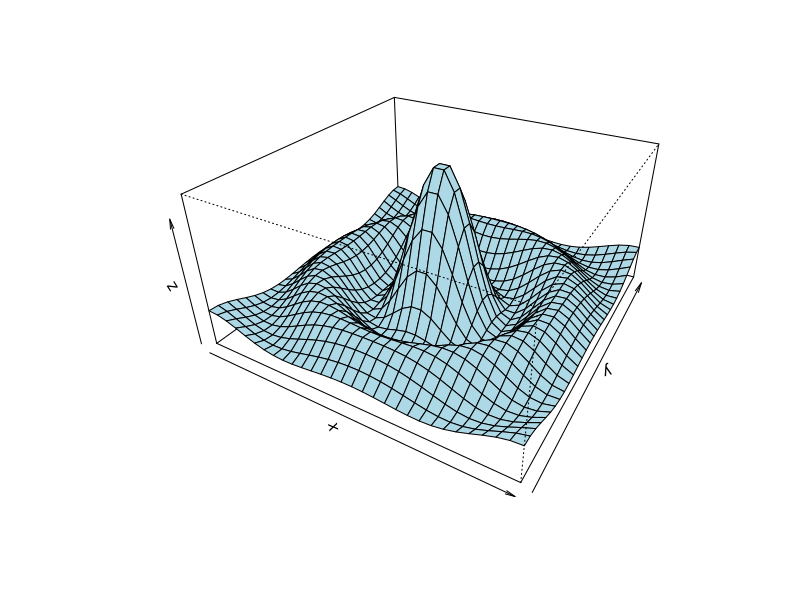
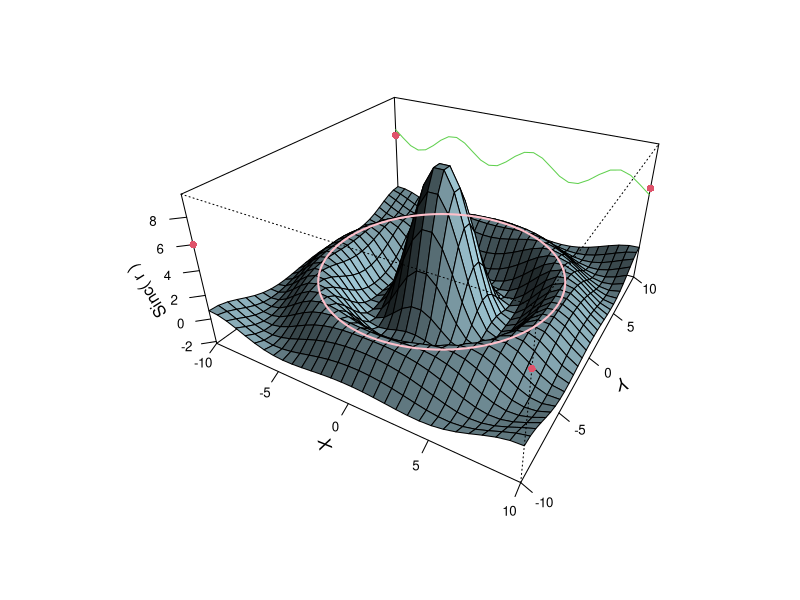
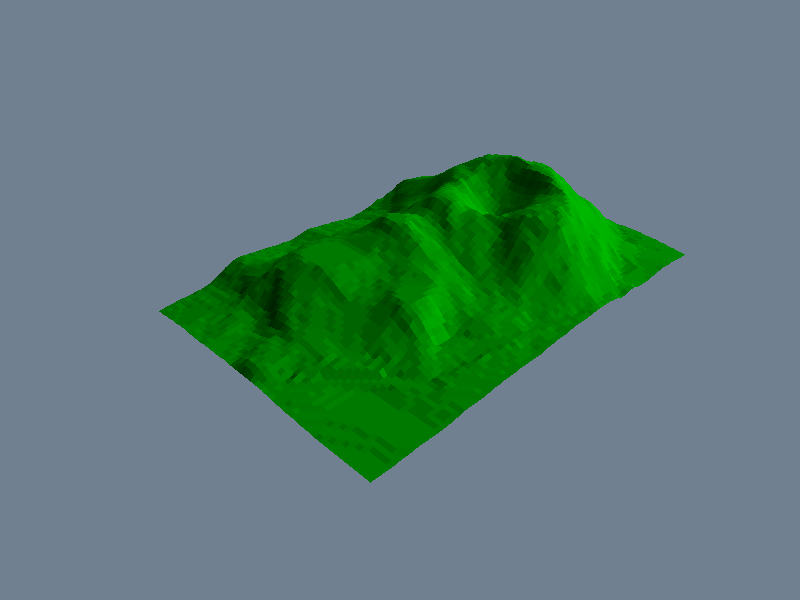
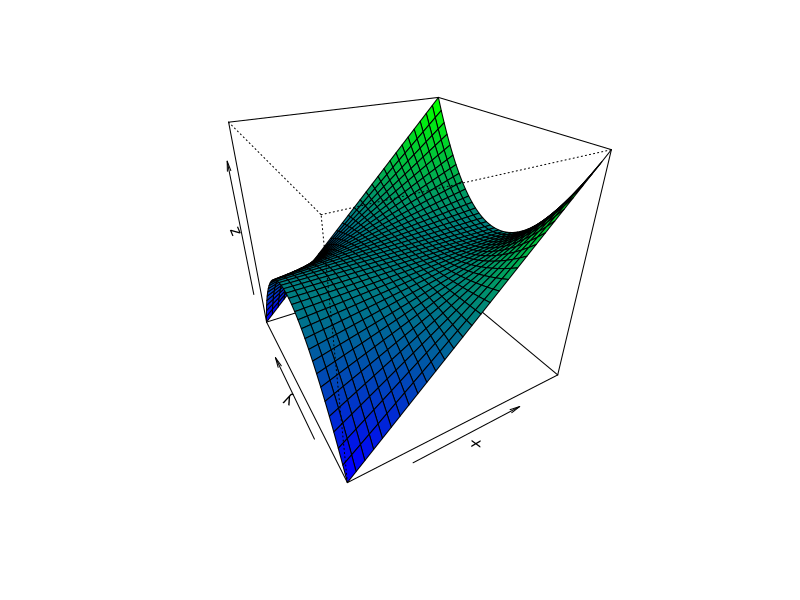
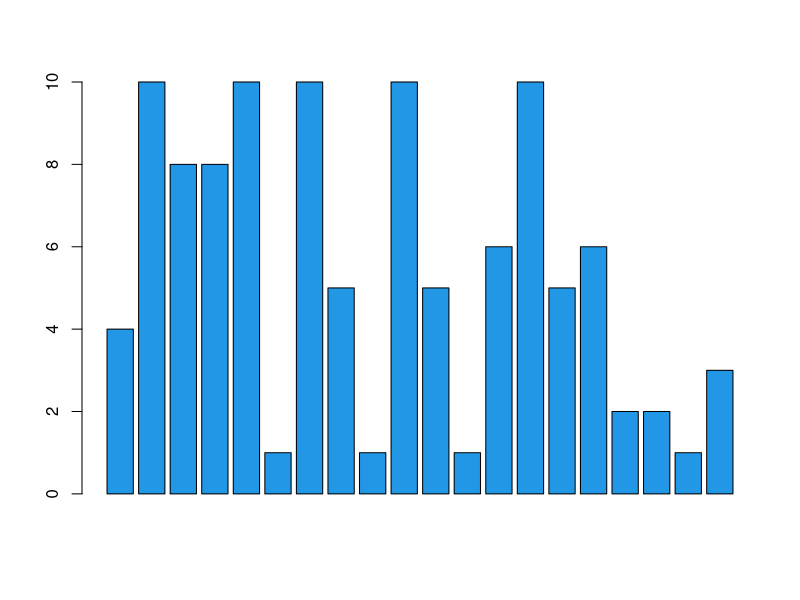
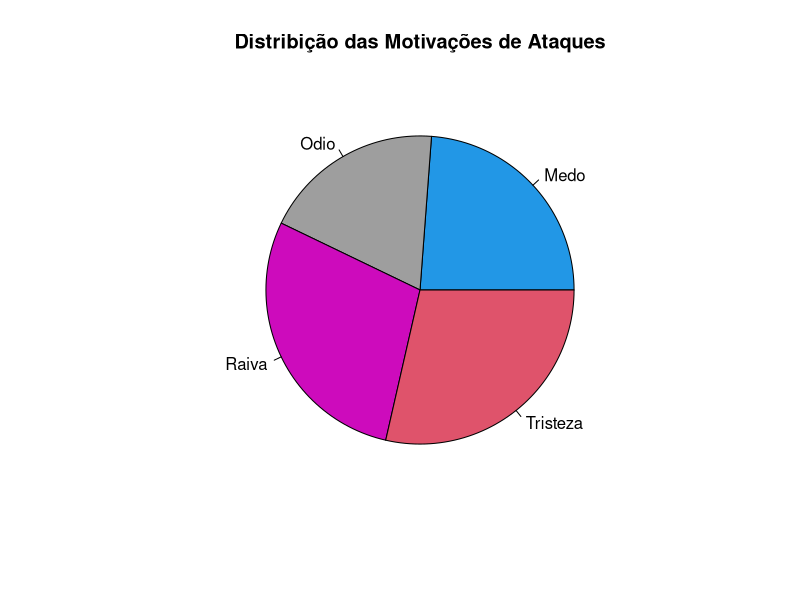
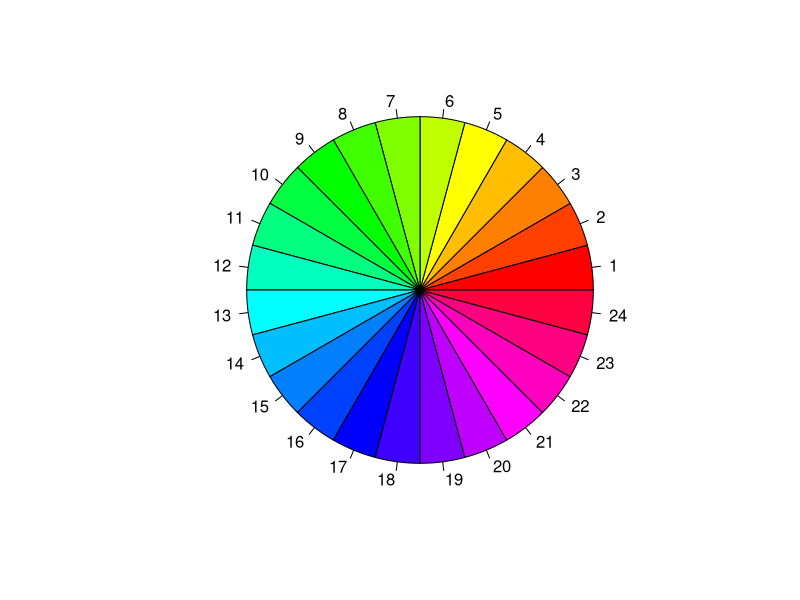
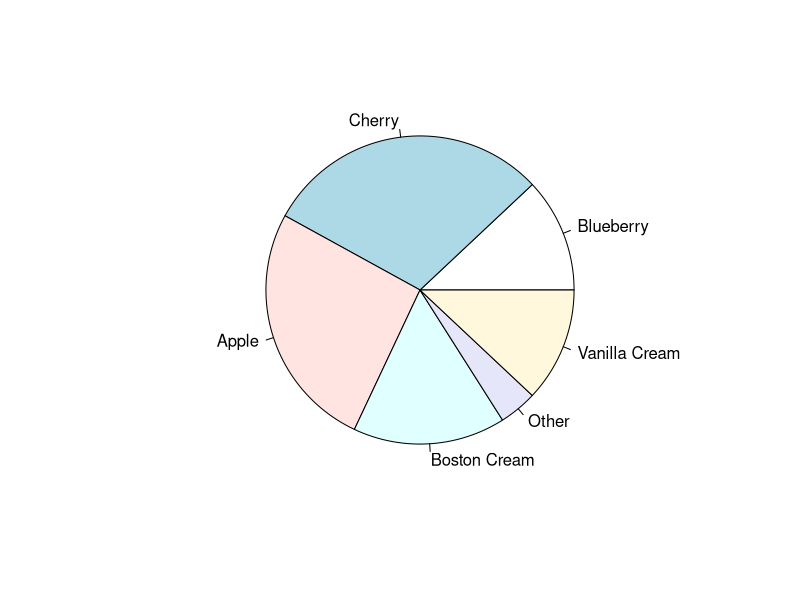

The R script that drew these images, in order: (Note: this script raises an error after producing the figures.)
##----------------- Intro-PT3 ----------------#
#-----Plots-----#
example(persp)


#Barplot:
?barplot
barplot(sample(1:10,20,replace = TRUE), col = "300")


#Pie:
pie(sample(1:10,4,replace = TRUE), labels = c("Medo","Odio","Raiva","Tristeza"), col = c("900","200","150","450"), main = "Distribição das Motivações de Ataques")
example(pie)
?pie

#Dispersion: 
y = 11:20
x = 1:10
plot(x,y)
plot(x,y,type= "l")
plot(x,y, type = "b")
plot(x,y, type = "n")
plot(x,y, xlab = "Var 1", ylab = "var 2", main = "Just testing all of it", col= "950", pch = 1:10)
plot(x,y, xlab = "Var 1", ylab = "var 2", main = "Just testing all of it", col= "950", pch = 11:20)
plot(x,y, xlab = "Var 1", ylab = "var 2", main = "Just testing all of it", col= "950", pch = 20:25)
abline(h=mean(y))
abline(v=mean(x))
abline(v = 4, col = 4)
abline(v=5,h=18,col=c(2,6))
#Adding new points:
u = sample(1:10,10,replace = TRUE)
v = sample(10:20,10,replace = TRUE)
points(u,v,col = "blue")

#Another annotation (Qualitative values)
sex = sample(c("M","F","N/B"),10,replace = TRUE)
weight = sample(50:90,10)
plot(sex,weight) #Not work
#We need to transform our vector in factor:
sex = factor(sex)
plot(sex,weight)

#Stripchart:
stripchart(weight~sex, pch = 20)
stripchart(weight~sex, pch = 20, vertical = TRUE)
stripchart(weight~sex, pch = 20, vertical = TRUE, at=c(1.5,2,2.5))
#method = "stack / method = "stack
stripchart(weight~sex, pch = 20, vertical = TRUE, at=c(1.5,2,2.5),method = "stack", offset = 1)

#Text:
plot(1:10,1:10, type = "l")
text(4,2,"Jaime Lannister")
text(8,6,"Tyrion Lannister")
text(c(6,4),c(8,8),c("Daenerys Targaryan","Sir Bron"))
text(locator(1),"Hello") #Click with the mouse.

#Subtitle:
plot(x,y, xlab = "Var 1", ylab = "var 2", main = "Just testing all of it", col= 9 , pch = 20)
points(u,v,col = "blue", pch = 20)
legend("topleft", legend=c("Strain A", "Strain B"),
pch=c(20,20), col=c(9,"blue", bty = "n", cex=0.5))
#cex = size // bty = borders 

#Screen (Division):
par(mfrow=c(1,2))
plot(sample(1:10))
plot(rnorm(10))

par(mfrow=c(2,1))
plot(sample(1:10))
plot(rnorm(10))

par(mfrow=c(2,2))
plot(sample(1:10))
plot(rnorm(10))
plot(sample(10:20))
plot(rnorm(20))

#Save on high resolution:
tiff(filename="figura1.tiff", width=1000, height=1000,res=300)
plot(rnorm(10))
dev.off ()

